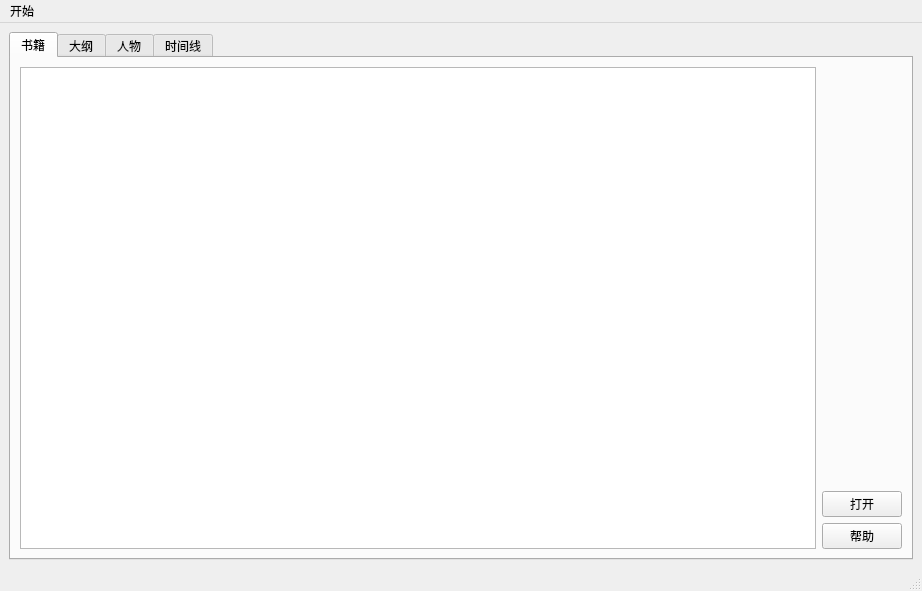
<?xml version="1.0" encoding="UTF-8"?>
<ui version="4.0">
 <class>MainWindow</class>
 <widget class="QMainWindow" name="MainWindow">
  <property name="geometry">
   <rect>
    <x>0</x>
    <y>0</y>
    <width>922</width>
    <height>591</height>
   </rect>
  </property>
  <property name="windowTitle">
   <string>写作工具</string>
  </property>
  <widget class="QWidget" name="centralwidget">
   <layout class="QHBoxLayout" name="horizontalLayout">
    <item>
     <widget class="MTabWidget" name="tabWidget">
      <property name="tabShape">
       <enum>QTabWidget::TabShape::Rounded</enum>
      </property>
      <property name="currentIndex">
       <number>0</number>
      </property>
      <property name="usesScrollButtons">
       <bool>true</bool>
      </property>
      <property name="documentMode">
       <bool>false</bool>
      </property>
      <property name="tabsClosable">
       <bool>false</bool>
      </property>
      <property name="movable">
       <bool>false</bool>
      </property>
      <property name="tabBarAutoHide">
       <bool>false</bool>
      </property>
      <widget class="QWidget" name="tab_book">
       <attribute name="title">
        <string>书籍</string>
       </attribute>
       <layout class="QHBoxLayout" name="horizontalLayout_2">
        <item>
         <widget class="QTableView" name="booksView"/>
        </item>
        <item>
         <layout class="QVBoxLayout" name="verticalLayout">
          <item>
           <spacer name="verticalSpacer">
            <property name="orientation">
             <enum>Qt::Orientation::Vertical</enum>
            </property>
            <property name="sizeHint" stdset="0">
             <size>
              <width>20</width>
              <height>40</height>
             </size>
            </property>
           </spacer>
          </item>
          <item>
           <widget class="QPushButton" name="btn_book_Open">
            <property name="text">
             <string>打开</string>
            </property>
           </widget>
          </item>
          <item>
           <widget class="QPushButton" name="btn_book_Help">
            <property name="text">
             <string>帮助</string>
            </property>
           </widget>
          </item>
         </layout>
        </item>
       </layout>
      </widget>
      <widget class="QWidget" name="tab_synopsis">
       <attribute name="title">
        <string>大纲</string>
       </attribute>
       <widget class="QLabel" name="label_3">
        <property name="geometry">
         <rect>
          <x>380</x>
          <y>190</y>
          <width>181</width>
          <height>61</height>
         </rect>
        </property>
        <property name="text">
         <string>锐意开发中！！！</string>
        </property>
        <property name="alignment">
         <set>Qt::AlignmentFlag::AlignCenter</set>
        </property>
       </widget>
      </widget>
      <widget class="QWidget" name="tab_charcter">
       <attribute name="title">
        <string>人物</string>
       </attribute>
       <widget class="QLabel" name="label_2">
        <property name="geometry">
         <rect>
          <x>380</x>
          <y>190</y>
          <width>181</width>
          <height>61</height>
         </rect>
        </property>
        <property name="text">
         <string>锐意开发中！！！</string>
        </property>
        <property name="alignment">
         <set>Qt::AlignmentFlag::AlignCenter</set>
        </property>
       </widget>
      </widget>
      <widget class="QWidget" name="tab_timeline">
       <attribute name="title">
        <string>时间线</string>
       </attribute>
       <widget class="QLabel" name="label">
        <property name="geometry">
         <rect>
          <x>380</x>
          <y>190</y>
          <width>181</width>
          <height>61</height>
         </rect>
        </property>
        <property name="text">
         <string>锐意开发中！！！</string>
        </property>
        <property name="alignment">
         <set>Qt::AlignmentFlag::AlignCenter</set>
        </property>
       </widget>
      </widget>
     </widget>
    </item>
   </layout>
  </widget>
  <widget class="QMenuBar" name="menubar">
   <property name="geometry">
    <rect>
     <x>0</x>
     <y>0</y>
     <width>922</width>
     <height>37</height>
    </rect>
   </property>
   <widget class="QMenu" name="menu">
    <property name="enabled">
     <bool>true</bool>
    </property>
    <property name="title">
     <string>开始</string>
    </property>
    <addaction name="separator"/>
   </widget>
   <addaction name="menu"/>
  </widget>
  <widget class="QStatusBar" name="statusbar">
   <property name="enabled">
    <bool>true</bool>
   </property>
  </widget>
 </widget>
 <customwidgets>
  <customwidget>
   <class>MTabWidget</class>
   <extends>QTabWidget</extends>
   <header location="global">MTabWidget.h</header>
   <container>1</container>
  </customwidget>
 </customwidgets>
 <resources/>
 <connections/>
</ui>
